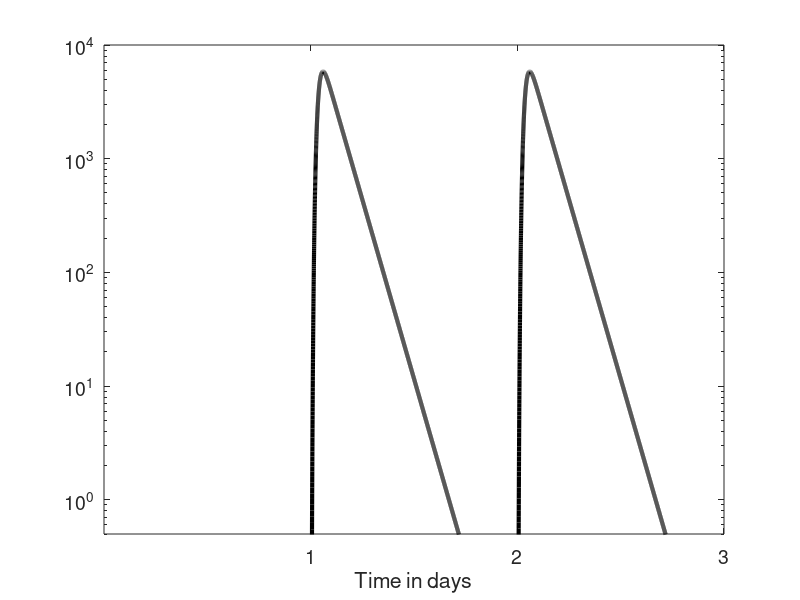

Write the MATLAB code that produced this figure.
%solver for age and time model%
% uses analytical solution of pdes for constant source equation at each time step
clear
% global mu tau1 tau2 sigma beta n J BC alpha lam k r phi amp import

% Names of variables
% COMP = (1)  ;(ABSORB, DEFDOSE)
% COMP = (2)  ;(CENTRAL)
% COMP = (3)  ;(TRANSIT 1)
% COMP = (4)  ;(TRANSIT 2)
% COMP = (5)  ;(TRANSIT 3)
% COMP = (6)  ;(TRANSIT 4)
% COMP = (7)  ;(TRANSIT 5)
% COMP = (8)  ;(TRANSIT 6)
% COMP = (9)  ;(TRANSIT 7)


npeople = 1;
dosing = 40;
% flag = pregnant
% para is initial parasitaemia
% scale is the natural log of patient parasitaemia


%dimension of system
n=9;

%time steps
da=.003;
days=10;
maxa=days*24;
asteps=maxa/da;
nasteps=asteps;
oneday=24*(1/da);

% dosing times
dt=da;
mda1=int32(24/dt);
mda2=int32(48/dt);
mda3=int32(72/dt);


%%PK piperaquine parameters
ACL = 0.75;
AV = 1;
M_WE = 48.5;

THETA=[78.0;129;0.982;1;0.58;-0.375;0.278];
% 1.CL/F L/h
% 2.V2/F  L
% 3. MT
% 4. F1
% 5. w
% 6. F1 Flag
% 7.F1 para

FLAG=1;

OMEGA=[1 ; 0.0162; 1; 0.088; 1; 0.23 ];
%CL
%V2
%MT
%F1
%W
%MTT_IOV

WT=48.5;
PARA=3.98;

TVCL = THETA(1)*(WT/M_WE)^ACL;
TVV2 = THETA(2)*(WT/M_WE)^AV;
TVMT = THETA(3);
TVF1 = THETA(4)*(1+THETA(6)*FLAG)*(1+THETA(7)*(PARA-3.98));


% initialize solution matrix - rows are people , columns are timesteps
vv=zeros(npeople,asteps+1);

tic
% run system for each person
for jj = 1: npeople
    
    % assign parameters to each person - mean estimate times randomly
    % distributed number with mean 0 and variance omega
    CL = TVCL;
    V2 = TVV2;
    MT = TVMT;
%     F10 = TVF1;  % CHECK THIS
    F10 = 1;
    F1 = F10;
    
    NN = 7;
    KTR = (NN+1)/MT;
    
    K13 = KTR;
    K34 = KTR;
    K45 = KTR;
    K56 = KTR;
    K67 = KTR;
    K78 = KTR;
    K89 = KTR;
    K92 = KTR;
    K20 = CL/V2;
    
    S2 = V2/1000;
    VD = V2;
    
    W=THETA(5);
    
    
    %set up V = solution matrix - rows is number of compartments or variable,
    %colums is number timesteps
    v=zeros(n,asteps+1);
    
    %initialize jacobian like matrix
    J=zeros(n,n);
    
    for m=2:asteps+1
        
        %  state transition matrix
        J=[
            -K13 0 0 0 0 0 0 0 0;
            0 -K20 0 0 0 0 0 0 K92;
            K13 0 -K34 0 0 0 0 0 0;
            0 0 K34 -K45 0 0 0 0 0;
            0 0 0 K45 -K56 0 0 0 0;
            0 0 0 0 K56 -K67 0 0 0;
            0 0 0 0 0 K67 -K78 0 0;
            0 0 0 0 0 0 K78 -K89 0;
            0 0 0 0 0 0 0 K89 -K92;
            ];
        
        % calc new V
        ej=expm(J(:,:)*dt);
        v(:,m)=ej*v(:,m-1);
        
        % assign different dosing absorption rates per dose.
        if (m==mda1)
            v(1,m)=dosing*F1+v(1,m);
        end
        
        if (m==mda2)
            v(1,m)=dosing*F1+v(1,m);
        end
        
        if (m==mda3)
            v(1,m)=dosing*F1+v(1,m);
        end
        
    end
    
    % keep solution for compartment 2 for each individual
    vv(jj,:)=v(2,:);
    
    xticktimes=(24:24:maxa);
    xticklabels=(1:10);
    v(2,end)=NaN;
%     patch((0:da:maxa),v(2,:),'black','EdgeColor','black','FaceAlpha',0.2);
%     set(gca,'FontSize',14,'XTick',xticktimes,'XTickLabel',1:1:days)
%     hold on
end

toc

%millitres of blood in adult
bl=4.5*1000;
%nanograms in miligrams
ng=1*10^6;

mvv=vv(1,:);

figure(2)
semilogy((0:da:maxa),mvv*ng/bl,'k','LineWidth',3)
set(gca,'FontSize',14,'XTick',xticktimes,'XTickLabel',xticklabels)
ylim([0.5 10000])
xlim([0 72])
xlabel('Time in days')
hold on

% figure(3)
% semilogy((0:da:maxa),mvv,'k','LineWidth',3)
% set(gca,'FontSize',14,'XTick',xticktimes,'XTickLabel',xticklabels)
% ylim([0.5 100])
% xlim([0 48])
% xlabel('Time in days')

